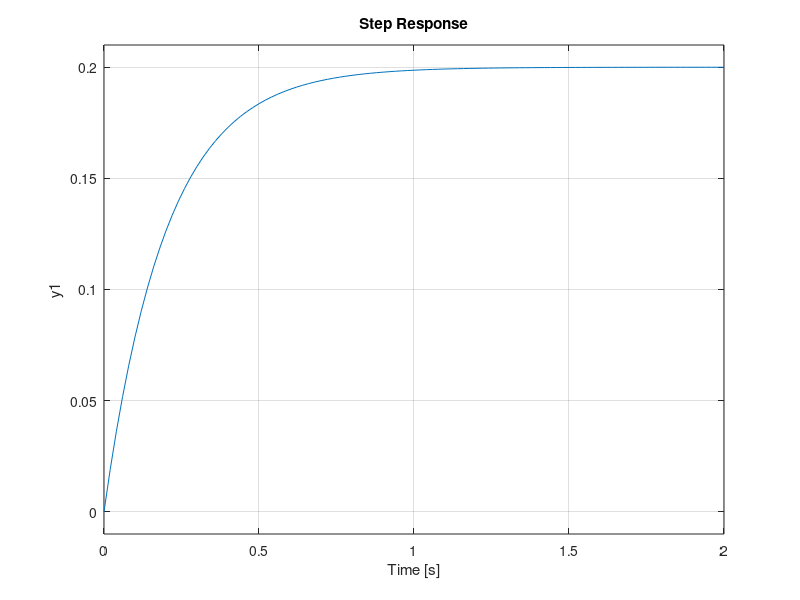

Source code (MATLAB): (Note: this script raises an error after producing the figure.)
%plots the step response of G(s) of hw 2 question 3
sys = tf([1], [ 1 5]);%Transfer function
step(sys) %plots the step response
stepinfo(sys) %info about system (tr, ts, Mp)